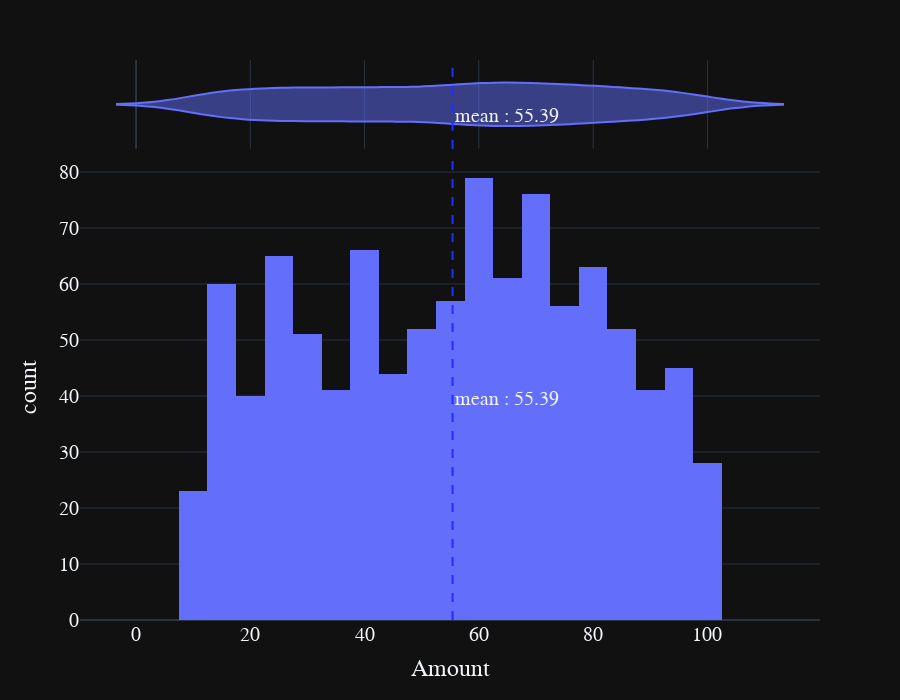

The code cell stored with this chart in its notebook:
### Markdown cell above
### Amount

### Code cell
px.histogram(temp,x="Amount",marginal="violin",height=700).add_vline(x=temp.Amount.mean(),line=dict(color="#202fff",dash='dash'),annotation=dict(text=f"mean : {temp.Amount.mean():.2f}",y=0.5))

### Figure 1 — Plotly figure (JSON) as saved in the notebook; plotly's stock layout.template omitted (floating-point values rounded to 4 significant figures; data arrays with more than 128 entries replaced by an {"elided": "..."} marker saying what was removed)
{"data": [{"alignmentgroup": "True", "bingroup": "x", "hovertemplate": "Amount=%{x}<br>count=%{y}<extra></extra>", "legendgroup": "", "marker": {"color": "#636efa", "pattern": {"shape": ""}}, "name": "", "offsetgroup": "", "orientation": "v", "showlegend": false, "type": "histogram", "x": {"elided": "1000 float values"}, "xaxis": "x", "yaxis": "y"}, {"alignmentgroup": "True", "hovertemplate": "Amount=%{x}<extra></extra>", "legendgroup": "", "marker": {"color": "#636efa"}, "name": "", "offsetgroup": "", "scalegroup": "x", "showlegend": false, "type": "violin", "x": {"elided": "1000 float values"}, "xaxis": "x2", "yaxis": "y2"}], "layout": {"annotations": [{"showarrow": false, "text": "mean : 55.39", "x": 55.39, "xanchor": "left", "xref": "x", "y": 0.5, "yanchor": "top", "yref": "y domain"}, {"showarrow": false, "text": "mean : 55.39", "x": 55.39, "xanchor": "left", "xref": "x2", "y": 0.5, "yanchor": "top", "yref": "y2 domain"}], "barmode": "relative", "height": 700, "legend": {"tracegroupgap": 0}, "margin": {"t": 60}, "shapes": [{"line": {"color": "#202fff", "dash": "dash"}, "type": "line", "x0": 55.39, "x1": 55.39, "xref": "x", "y0": 0, "y1": 1, "yref": "y domain"}, {"line": {"color": "#202fff", "dash": "dash"}, "type": "line", "x0": 55.39, "x1": 55.39, "xref": "x2", "y0": 0, "y1": 1, "yref": "y2 domain"}], "xaxis": {"anchor": "y", "domain": [0, 1], "title": {"text": "Amount"}}, "xaxis2": {"anchor": "y2", "domain": [0, 1], "matches": "x", "showgrid": true, "showticklabels": false}, "yaxis": {"anchor": "x", "domain": [0, 0.8316], "title": {"text": "count"}}, "yaxis2": {"anchor": "x2", "domain": [0.8416, 1], "matches": "y2", "showgrid": false, "showline": false, "showticklabels": false, "ticks": ""}}}
